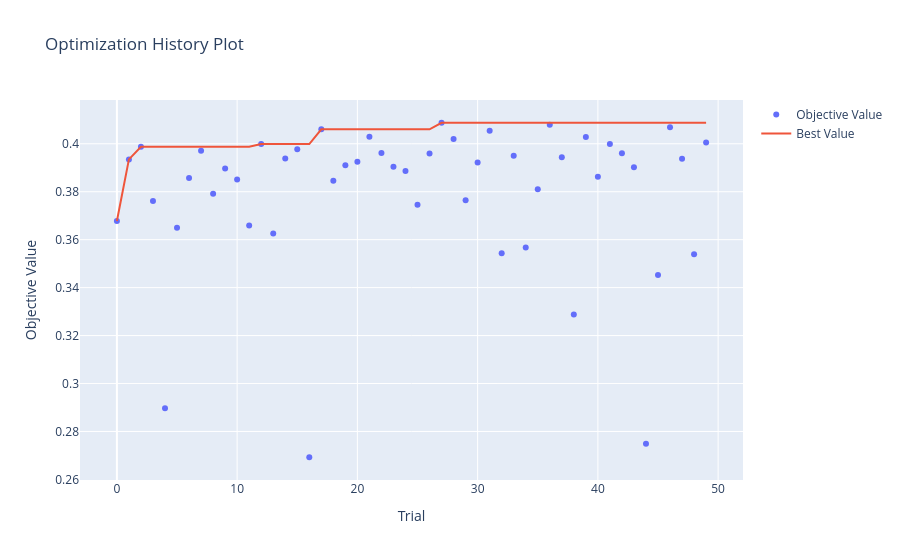

Write notebook code for a chart like this one.
### Code cell
# Visualizza la storia dell'ottimizzazione
vis.plot_optimization_history(study)
